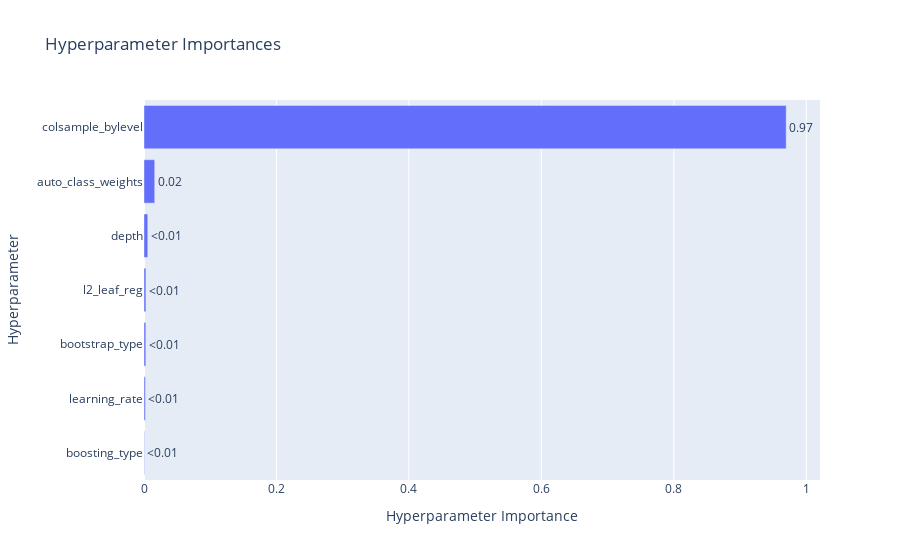

Notebook code for this chart:
### Code cell
# feature importances
optuna.visualization.plot_param_importances(study)

### Figure 1 — Plotly figure (JSON) as saved in the notebook; plotly's stock layout.template omitted (floating-point values rounded to 4 significant figures)
{"data": [{"cliponaxis": false, "hovertemplate": ["boosting_type (CategoricalDistribution): 0.0006083303880870117<extra></extra>", "learning_rate (FloatDistribution): 0.0020644001180708904<extra></extra>", "bootstrap_type (CategoricalDistribution): 0.0027457081596325714<extra></extra>", "l2_leaf_reg (IntDistribution): 0.002920596157808331<extra></extra>", "depth (IntDistribution): 0.005745464631518046<extra></extra>", "auto_class_weights (CategoricalDistribution): 0.016187697354729563<extra></extra>", "colsample_bylevel (FloatDistribution): 0.9697278031901534<extra></extra>"], "name": "Objective Value", "orientation": "h", "text": ["<0.01", "<0.01", "<0.01", "<0.01", "<0.01", "0.02", "0.97"], "textposition": "outside", "type": "bar", "x": [0.0006083, 0.002064, 0.002746, 0.002921, 0.005745, 0.01619, 0.9697], "y": ["boosting_type", "learning_rate", "bootstrap_type", "l2_leaf_reg", "depth", "auto_class_weights", "colsample_bylevel"]}], "layout": {"title": {"text": "Hyperparameter Importances"}, "xaxis": {"title": {"text": "Hyperparameter Importance"}}, "yaxis": {"title": {"text": "Hyperparameter"}}}}
